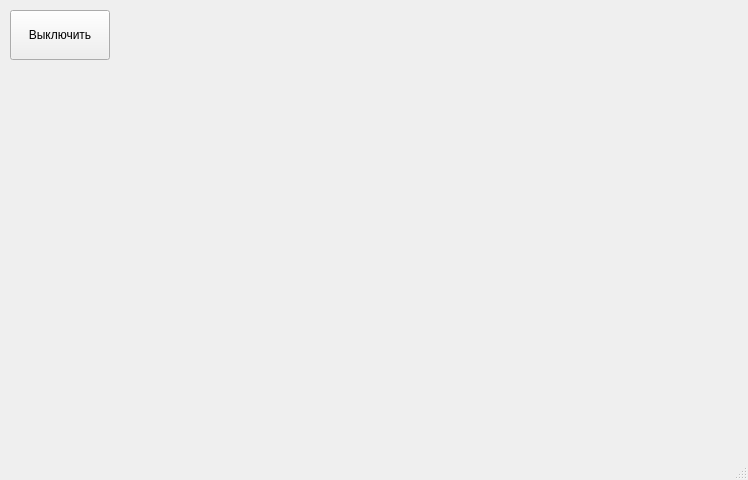
<?xml version="1.0" encoding="UTF-8"?>
<ui version="4.0">
 <class>MainWindow</class>
 <widget class="QMainWindow" name="MainWindow">
  <property name="geometry">
   <rect>
    <x>0</x>
    <y>0</y>
    <width>748</width>
    <height>480</height>
   </rect>
  </property>
  <property name="cursor">
   <cursorShape>ArrowCursor</cursorShape>
  </property>
  <property name="mouseTracking">
   <bool>false</bool>
  </property>
  <property name="windowTitle">
   <string>VkBot Control: control panel</string>
  </property>
  <widget class="QWidget" name="centralwidget">
   <widget class="QPushButton" name="close_but">
    <property name="geometry">
     <rect>
      <x>10</x>
      <y>10</y>
      <width>100</width>
      <height>50</height>
     </rect>
    </property>
    <property name="layoutDirection">
     <enum>Qt::LeftToRight</enum>
    </property>
    <property name="text">
     <string>Выключить</string>
    </property>
   </widget>
  </widget>
  <widget class="QMenuBar" name="menubar">
   <property name="geometry">
    <rect>
     <x>0</x>
     <y>0</y>
     <width>748</width>
     <height>21</height>
    </rect>
   </property>
  </widget>
  <widget class="QStatusBar" name="statusbar"/>
 </widget>
 <resources/>
 <connections/>
</ui>
